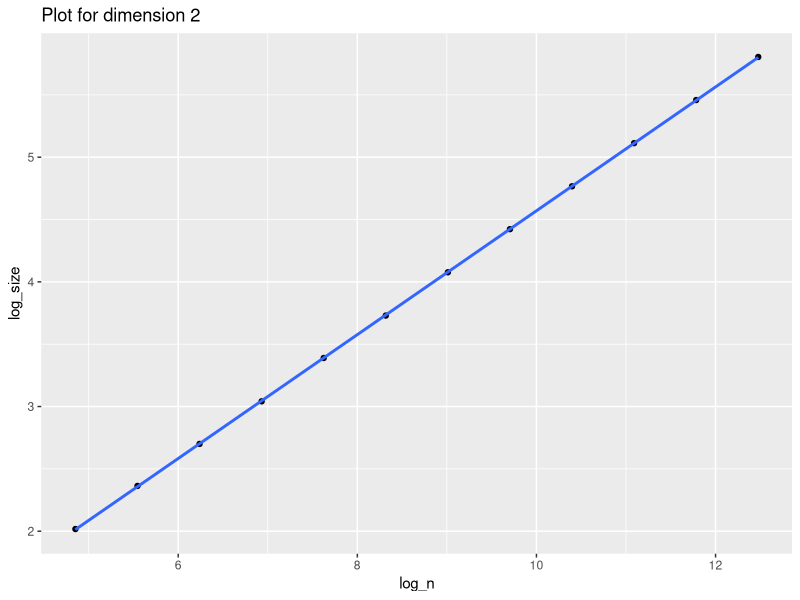

This chart was generated by the following R code:
library(ggplot2)
df <- read.table("dim2.txt", sep = " ")
colnames(df) <- c("n", "average_size", "runtime")
df["log_n"] = log(df["n"])
df["log_size"] = log(df["average_size"])

ggplot(data = df, aes(x = log_n, y = log_size)) + geom_point() +
  geom_smooth(method = "lm") + ggtitle("Plot for dimension 2")
lm1 <- lm(log_size~log_n, data = df)
summary(lm1)

